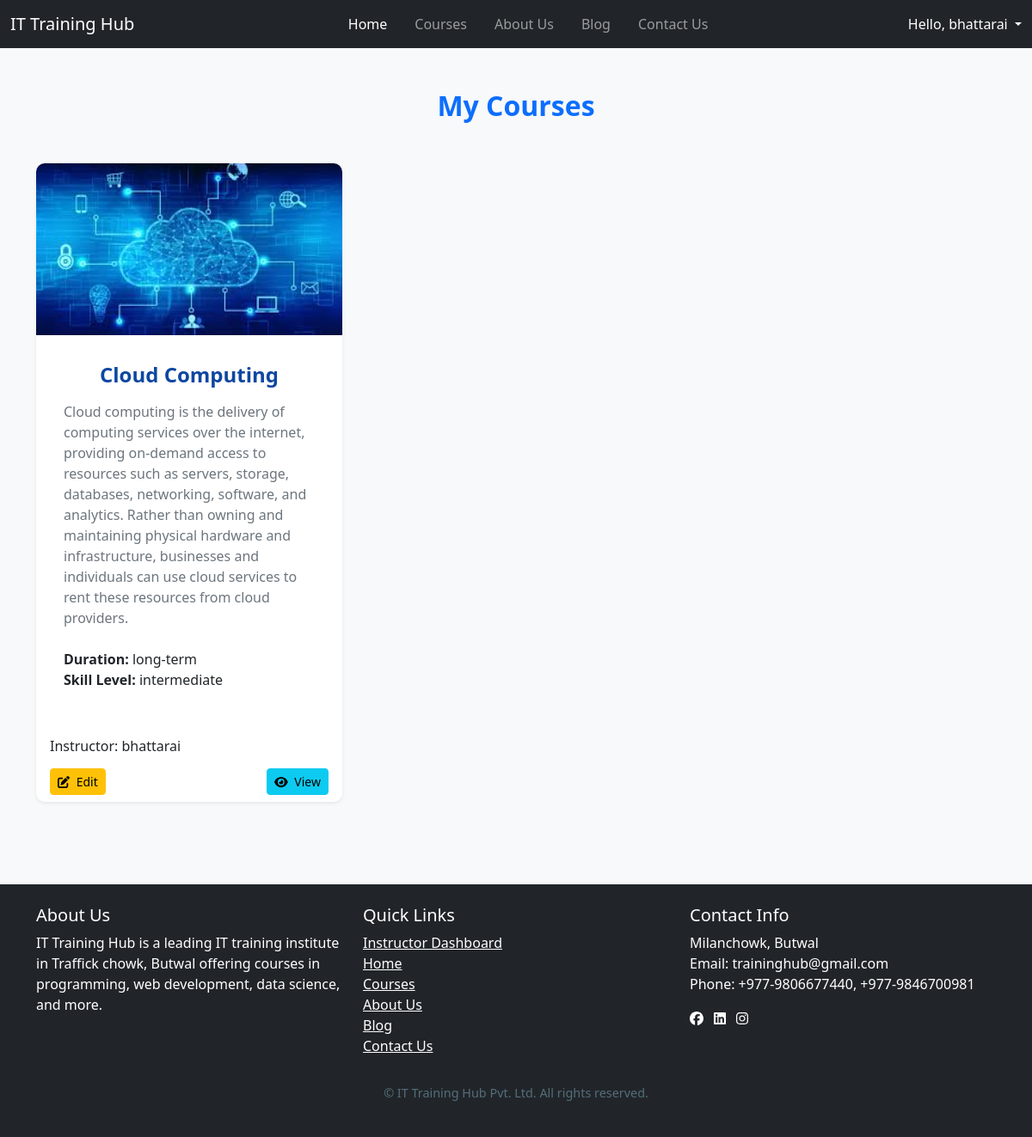
The page /instructor/mycourse/ (signed in) on the database as committed earlier.
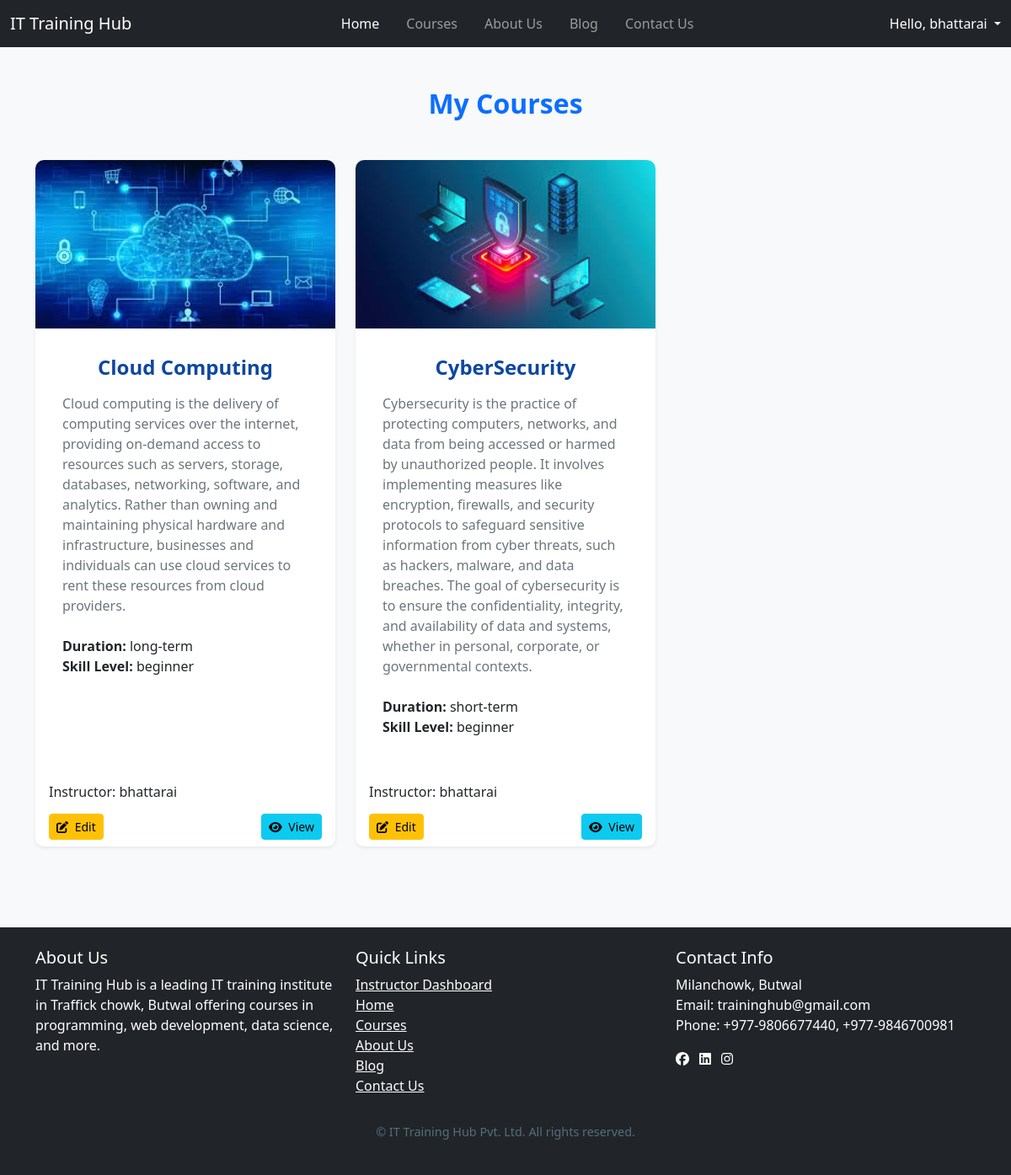
The same page on the database as committed later.
### myapp/models.py (models this page shows, shortened)
class CustomUser(AbstractUser):
    USER_TYPE = (
        ("student", "Student"),
        ("instructor", "Instructor"),
    )
    user_type = models.CharField(max_length=100, choices=USER_TYPE)
    instructor_applied = models.BooleanField(default=False)
    instructor_approved = models.BooleanField(default=False)
    is_active = models.BooleanField(default=True)
    user_profile_image = models.ImageField(upload_to="images/profile_images/")
    phone = models.CharField(max_length=15, blank=True, null=True)
    address = models.TextField(blank=True, null=True)
    bio = models.TextField(blank=True, null=True)
    def __str__(self):
        return self.username

class Course(models.Model):
    SKILL_LEVEL_CHOICES = [
        ('beginner', 'Beginner'),
        ('intermediate', 'Intermediate'),
        ('advanced', 'Advanced'),
    ]
    DURATION_CHOICES = [
        ('short-term', 'Short-term'),
        ('long-term', 'Long-term'),
    ]
    instructor = models.ForeignKey(
    settings.AUTH_USER_MODEL,
    on_delete=models.CASCADE,
    null=True,
    blank=True,
    related_name='courses'
)
    name = models.CharField(max_length=300)
    old_fee = models.DecimalField(max_digits=8, decimal_places=2, null=True, blank=True)
    description = models.TextField()
    duration = models.CharField(max_length=20, choices=DURATION_CHOICES)
    fee = models.DecimalField(max_digits=10, decimal_places=2)
    skill_level = models.CharField(max_length=20, choices=SKILL_LEVEL_CHOICES)
    prerequisites = models.TextField(blank=True)
    image = models.ImageField(upload_to='courses/', blank=True, null=True)
    promo_video_url = models.URLField(max_length=350, blank=True, null=True, help_text="YouTube/Vimeo embed URL")
    syllabus_video = models.FileField(upload_to='course_videos/', blank=True, null=True,
                                   help_text="Upload video file if not using URL")
    syllabus_text = models.TextField(blank=True, help_text="Detailed course syllabus")
    created_at = models.DateTimeField(default=timezone.now)
    updated_at = models.DateTimeField(auto_now=True)

### instructorapp/views.py (the view)
# urls.py: path("mycourse/", mycourse, name="mycourse"),
def mycourse(request):
    courses = Course.objects.filter(instructor=request.user)
    return render(request, 'instructor/mycourse.html', {'courses': courses})

### instructorapp/templates/instructor/mycourse.html (shortened to what this page needs)
{% extends 'base3.html' %}
{% load static %}
{% block content %}
<section class="courses-section py-5">
  <div class="container">
    <h2 class="text-center fw-bold text-primary mb-5">My Courses</h2>
    <div class="row row-cols-1 row-cols-md-2 row-cols-lg-3 g-4">
      {% if courses %}
        {% for course in courses %}
          <div class="col">
            <div class="card h-100 shadow-sm">
              {% if course.image %}
                <img src="{{ course.image.url }}" class="card-img-top" alt="{{ course.name }}">
              {% else %}
                <img src="{% static 'images/default-course.jpg' %}" class="card-img-top" alt="Default Course Image">
              {% endif %}
              <div class="card-body">
                <h5 class="card-title">{{ course.name }}</h5>
                <p class="card-text">{{ course.description }}</p>
                <ul class="list-unstyled">
                  <li><strong>Duration:</strong> {{ course.duration}}</li>
                  <li><strong>Skill Level:</strong> {{ course.skill_level }}</li>
                </ul>
              </div>
              <div class="card-footer bg-transparent">
                <div class="d-flex align-items-center">
                  <div>
                    <h6 class="mb-0">Instructor: {{ course.instructor }}</h6>
                  </div>
                </div>
              </div>
              <div class="card-footer bg-transparent">
                <div class="d-flex justify-content-between">
                  <a href="{% url 'edit_course' course.pk %}" class="btn btn-warning btn-sm">
                    <i class="fas fa-edit me-1"></i> Edit
                  </a>
                  <a href="{% url 'view_course' course.pk %}" class="btn btn-info btn-sm">
                    <i class="fas fa-eye me-1"></i> View
                  </a>
                </div>
              </div>
            </div>
          </div>
        {% endfor %}
      {% else %}
        <p>No courses created yet. Start by creating your first course!</p>
      {% endif %}
    </div>
  </div>
</section>
{% endblock content %}

### instructorapp/templates/base3.html (shortened to what this page needs)
<!DOCTYPE html>
{% load static %}
<html lang="en">
<head>
    <link href="https://cdn.jsdelivr.net/npm/bootstrap@5.3.3/dist/css/bootstrap.min.css" rel="stylesheet"
>
    <link href="https://cdnjs.cloudflare.com/ajax/libs/font-awesome/6.0.0-beta3/css/all.min.css" rel="stylesheet">
    <link href="https://cdn.jsdelivr.net/npm/bootstrap-icons@1.11.3/font/bootstrap-icons.css" rel="stylesheet">
    <link rel="stylesheet" href="https://cdn.jsdelivr.net/npm/alertifyjs@1.14.0/build/css/alertify.min.css">
    <link rel="stylesheet" href="https://cdn.jsdelivr.net/npm/alertifyjs@1.14.0/build/css/themes/default.min.css">
    <link rel="stylesheet" href="//cdn.jsdelivr.net/npm/alertifyjs@1.14.0/build/css/themes/default.min.css" />
    <link rel="stylesheet" href="{% static 'css/style.css' %}">
</head>
<body>
    <nav class="navbar navbar-expand-lg navbar-dark bg-dark">
        <div class="container-fluid">
            <a class="navbar-brand" href="#">IT Training Hub</a>
            <div class="collapse navbar-collapse" id="navbarNav">
                <ul class="navbar-nav mx-auto">
                    <li class="nav-item me-3">
                        <a class="nav-link active" aria-current="page" href="{% url 'home' %}">Home</a>
                    </li>
                    <li class="nav-item me-3">
                        <a class="nav-link" href="{% url 'course' %}">Courses</a>
                    </li>
                    <li class="nav-item me-3">
                        <a class="nav-link" href="{% url 'about' %}">About Us</a>
                    </li>
                    <li class="nav-item me-3">
                        <a class="nav-link" href="{% url 'blog_list' %}">Blog</a>
                    </li>
                    <li class="nav-item">
                        <a class="nav-link" href="{% url 'contact' %}">Contact Us</a>
                    </li>
                </ul>
                {% if user.is_authenticated %}
                <div class="dropdown">
                    <a class="nav-link dropdown-toggle text-white" href="#" role="button" id="profileDropdown"
                        data-bs-toggle="dropdown" aria-expanded="false">
                        Hello, {{ user.username }}
                    </a>
                </div>
                {% else %}
                <a class="nav-link text-white" href="{% url 'login' %}"><button type="submit" class="btn btn-outline-success btn-light">Login</button></a>
                {% endif %}
            </div>
        </div>
    </nav>
    {% block content %}
    {% endblock content %}
    <footer class="bg-dark text-white mt-5">
        <div class="container py-4">
            <div class="row">
                <div class="col-md-4">
                    <h5>About Us</h5>
                    <p>IT Training Hub is a leading IT training institute in Traffick chowk, Butwal offering courses in
                        programming, web development, data science, and more.</p>
                </div>
                <div class="col-md-4">
                    <h5>Quick Links</h5>
                    <ul class="list-unstyled">
                        <li>
                            {% if user.is_authenticated %}
                            <a href="{% url 'instructordashboard' %}" class="text-white">Instructor Dashboard</a>
                            {% else %}
                            <a href="{% url 'login' %}" class="text-white">Login</a>
                            {% endif %}
                        </li>
                        <li><a href="{% url 'home' %}" class="text-white">Home</a></li>
                        <li><a href="{% url 'course' %}" class="text-white">Courses</a></li>
                        <li><a href="{% url 'about' %}" class="text-white">About Us</a></li>
                        <li><a href="{% url 'blog_list' %}" class="text-white">Blog</a></li>
                        <li><a href="{% url 'contact' %}" class="text-white">Contact Us</a></li>
                    </ul>
                </div>
                <div class="col-md-4">
                    <h5>Contact Info</h5>
                    <ul class="list-unstyled">
                        <li>Milanchowk, Butwal</li>
                        <li>Email: traininghub@gmail.com</li>
                        <li>Phone: +977-9806677440, +977-9846700981</li>
                    </ul>
                    <div class="mt-3">
                        <a href="#" class="text-white me-2"><i class="fab fa-facebook"></i></a>
                        <a href="#" class="text-white me-2"><i class="fab fa-linkedin"></i></a>
                        <a href="#" class="text-white me-2"><i class="fab fa-instagram"></i></a>
                    </div>
                </div>
            </div>
            <div class="text-center mt-3">
                <p>&copy; {{date}} IT Training Hub Pvt. Ltd. All rights reserved.</p>
            </div>
        </div>
    </footer>
</body>
</html>

### myapp/static/css/style.css (style rules this page uses)
.courses-section { padding: 60px 0; }
.courses-section .card { border: none; border-radius: 10px; transition: transform 0.3s ease, box-shadow 0.3s ease; }
.courses-section .card-img-top { border-top-left-radius: 10px; border-top-right-radius: 10px; height: 200px; object-fit: cover; }
.courses-section .card-title { font-size: 1.5rem; font-weight: bold; margin-bottom: 1rem; }
.courses-section .card-text { font-size: 1rem; color: #6c757d; margin-bottom: 1.5rem; }
.courses-section .card-footer { border-top: none; background-color: transparent; }
.card { border: none; border-radius: 10px; box-shadow: 0 4px 12px rgba(0, 0, 0, 0.1); transition: transform 0.3s ease, box-shadow 0.3s ease; }
.card-body { padding: 30px; }
.card-title { font-size: 2rem; font-weight: bold; margin-bottom: 1.5rem; color: #0d47a1; text-align: center; }
.text-center p { margin-top: 1rem; font-size: 0.9rem; color: #546e7a; }
body { background-color: #f8f9fa; }
.card-body { padding: 2rem; }

Rows that differ between the two databases and show on the page:
changed Course "Cloud Computing": skill_level "intermediate" → "beginner"
added Course: image (picture), name "CyberSecurity", description "Cybersecurity is the practice of protecting computers, networks, and data from being accessed or harmed by unauthorized people. It involves implementing measures like encryption, firewalls, and security protocols to safeguard sensitive information from cyber threats, such as hackers, malware, and data breaches. The goal of cybersecurity is to ensure the confidentiality, integrity, and availability of data and systems, whether in personal, corporate, or governmental contexts.", duration "short-term", skill_level "beginner", instructor "bhattarai"
